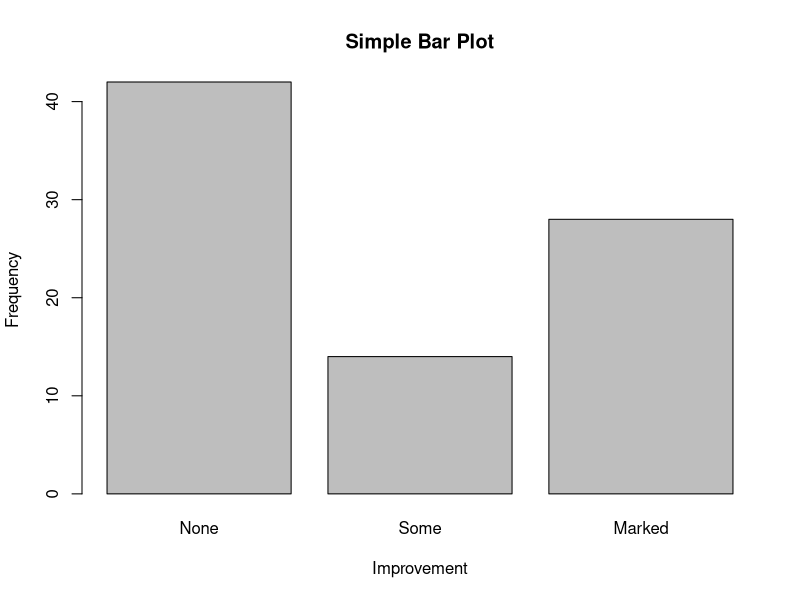
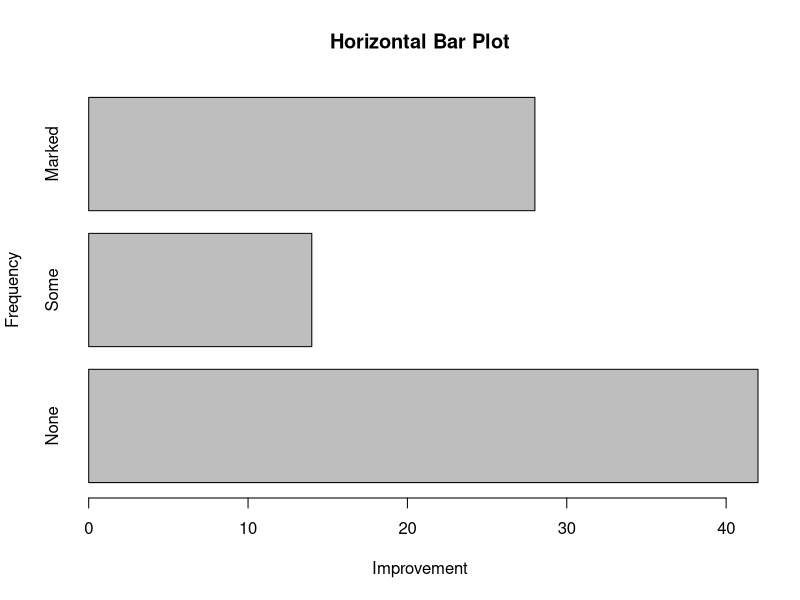
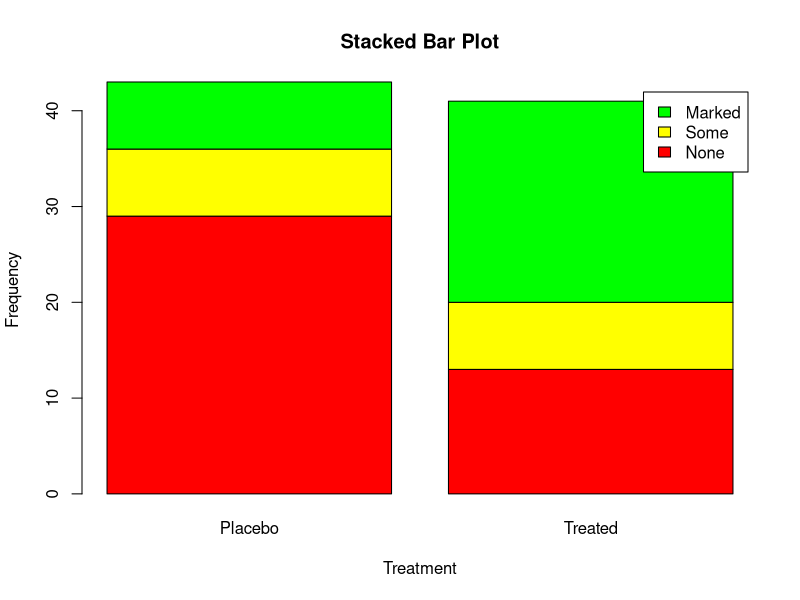
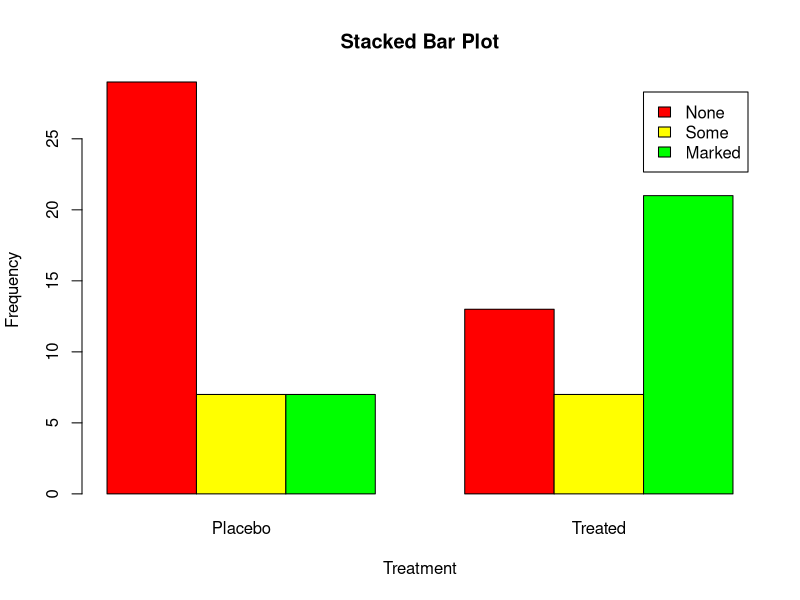
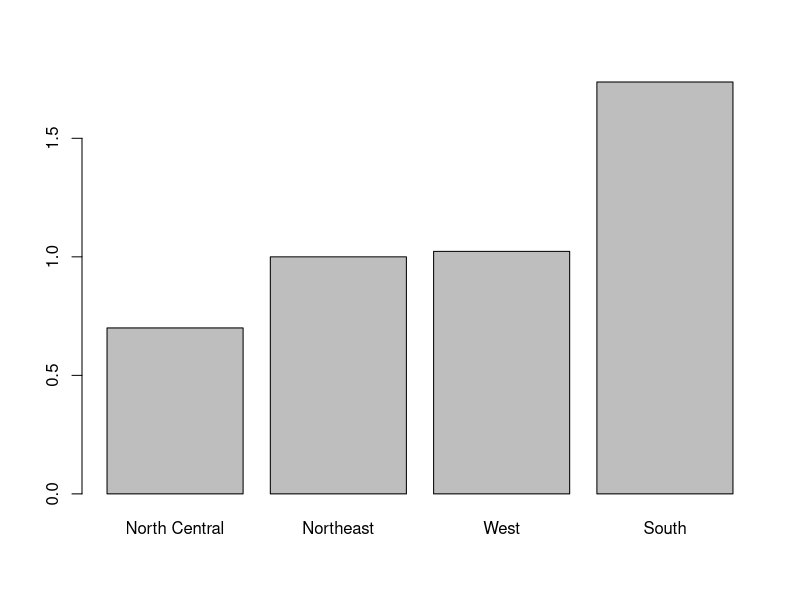
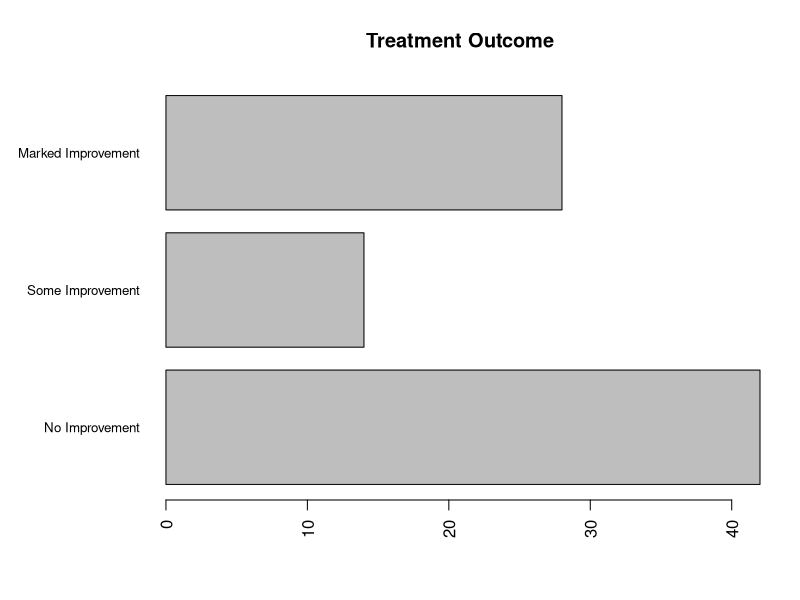
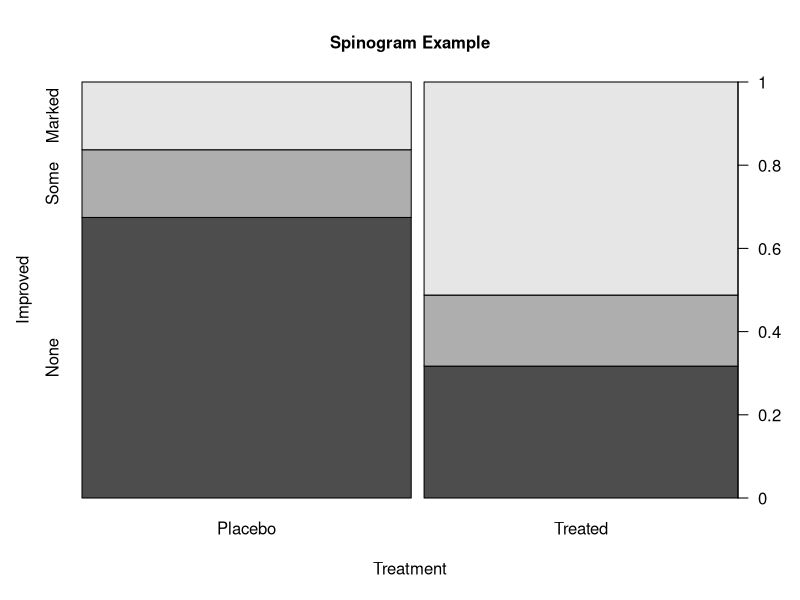
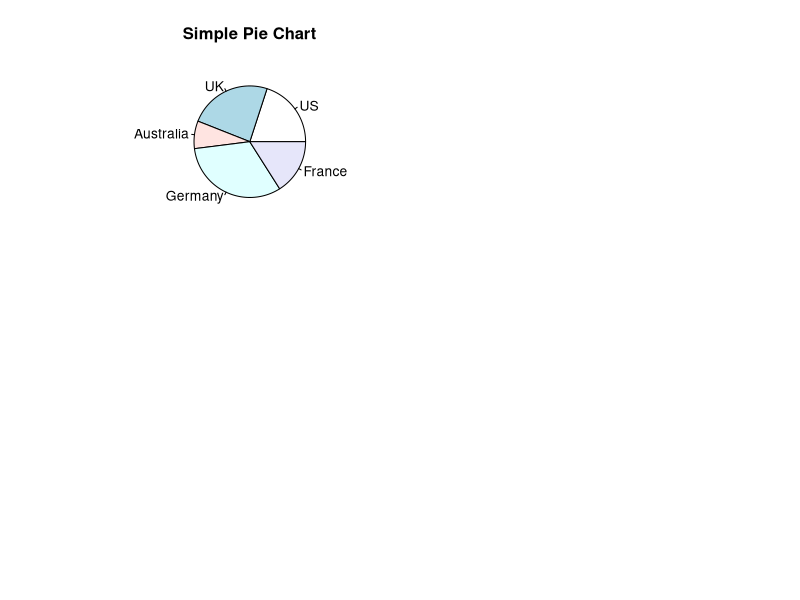

R code for these plots, in order:
library(vcd)
counts <- table(Arthritis$Improved)
counts

#条形图->画分布
barplot(
  counts,
  main = "Simple Bar Plot",
  xlab = "Improvement", ylab = "Frequency"
)
#水平条形图
barplot(
  counts,
  main = "Horizontal Bar Plot",
  xlab = "Improvement", ylab = "Frequency",
  horiz = TRUE
)

counts <- table(Arthritis$Improved, Arthritis$Treatment)
counts
#堆砌条形图
barplot(
  counts,
  main = "Stacked Bar Plot",
  xlab = "Treatment", ylab = "Frequency",
  col = c("red", "yellow", "green"),
  legend = rownames(counts)
)
#分组条形图
barplot(
  counts,
  main = "Stacked Bar Plot",
  xlab = "Treatment", ylab = "Frequency",
  col = c("red", "yellow", "green"),
  legend = rownames(counts),
  beside = TRUE
)

states = data.frame(state.region, state.x77)
means = aggregate(states$Illiteracy, by=list(state.region), FUN = mean)
means
#均值条形图
means <- means[order(means$x),]
barplot(means$x, names.arg = means$Group.1)

#条形图的微调
par(mar=c(5,8,4,2))
par(las = 2)
counts <- table(Arthritis$Improved)
barplot(
  counts,
  main = "Treatment Outcome",
  horiz = TRUE,
  cex.names = 0.8,
  names.arg = c("No Improvement", "Some Improvement", "Marked Improvement")
)
#棘状图
library(vcd)
attach(Arthritis)
counts <- table(Treatment, Improved)
spine(counts, main = "Spinogram Example")


#饼状图
par(mfrow = c(2,2))
slices <- c(10, 12, 4, 16, 8)
lbls <- c("US", "UK", "Australia", "Germany", "France")
pie(slices, labels = lbls, main = "Simple Pie Chart")

par(mfrow=c(1,1))
#直方图
hist(mtcars$mpg)

hist(
  mtcars$mpg,
  breaks = 12,#组数
  col = "red",
  xlab = "Miles Per Gallon",
  main = "Colored histogram with 12 bins"
)

#核密度图
d <- density(mtcars$mpg)
plot(d, main = "aaa")
polygon(d, col = "red", border = "blue")
rug(mtcars$mpg, col = "brown")

#箱线图
boxplot(mtcars$mpg, main="aa", ylab="yyyy")
#并列箱线图
boxplot(
  mpg ~ cyl,
  data=mtcars,
  varwidth=TRUE
)

#点图
dotchart(
  mtcars$mpg,
  labels = row.names(mtcars),
  cex = .7
)
aa <- mtcars["mpg"]


x <- mtcars[order(mtcars$mpg),]
x$cyl <- factor(x$cyl)
x$color[x$cyl == 4] <- "red"
x$color[x$cyl == 6] <- "blue"
x$color[x$cyl == 8] <- "darkgreen"
dotchart(
  x$mpg,
  labels = row.names(x),
  cex = .7,
  groups = x$cyl,
  gcolor = x$color,
  pch = 19
)
